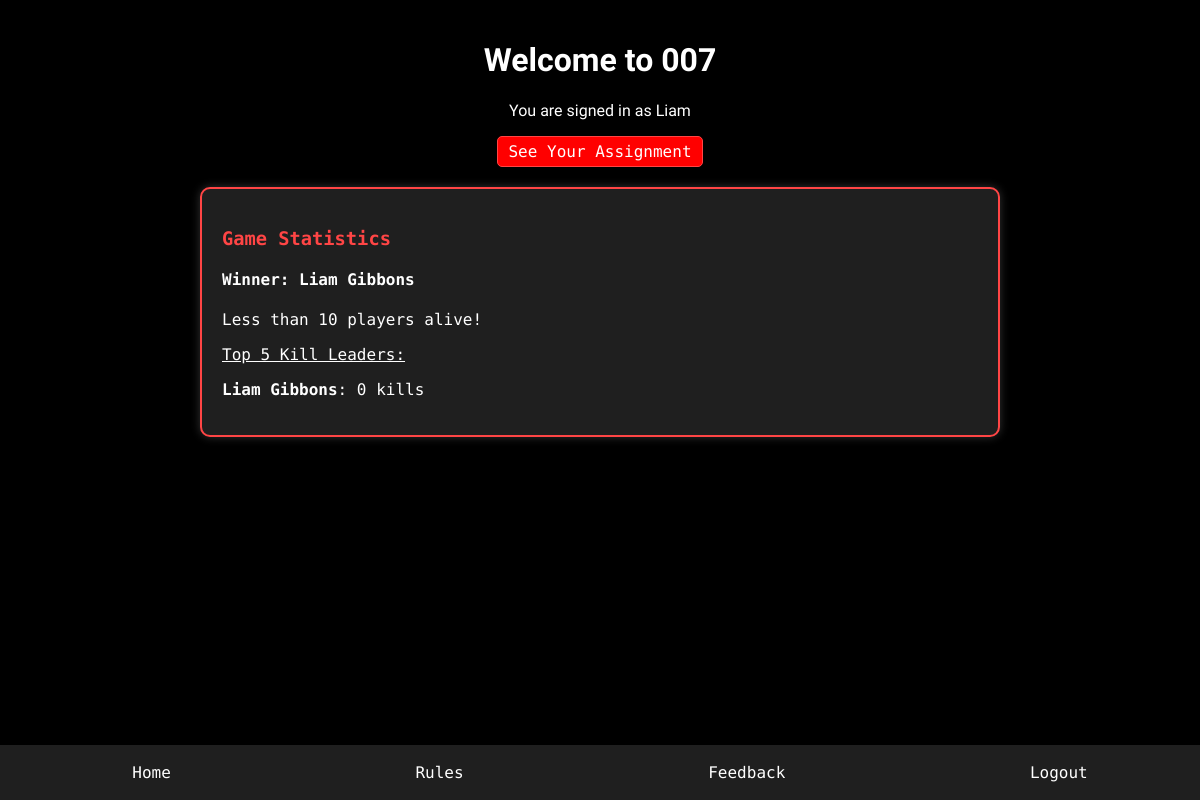
Before: / (signed in) with the older database file.
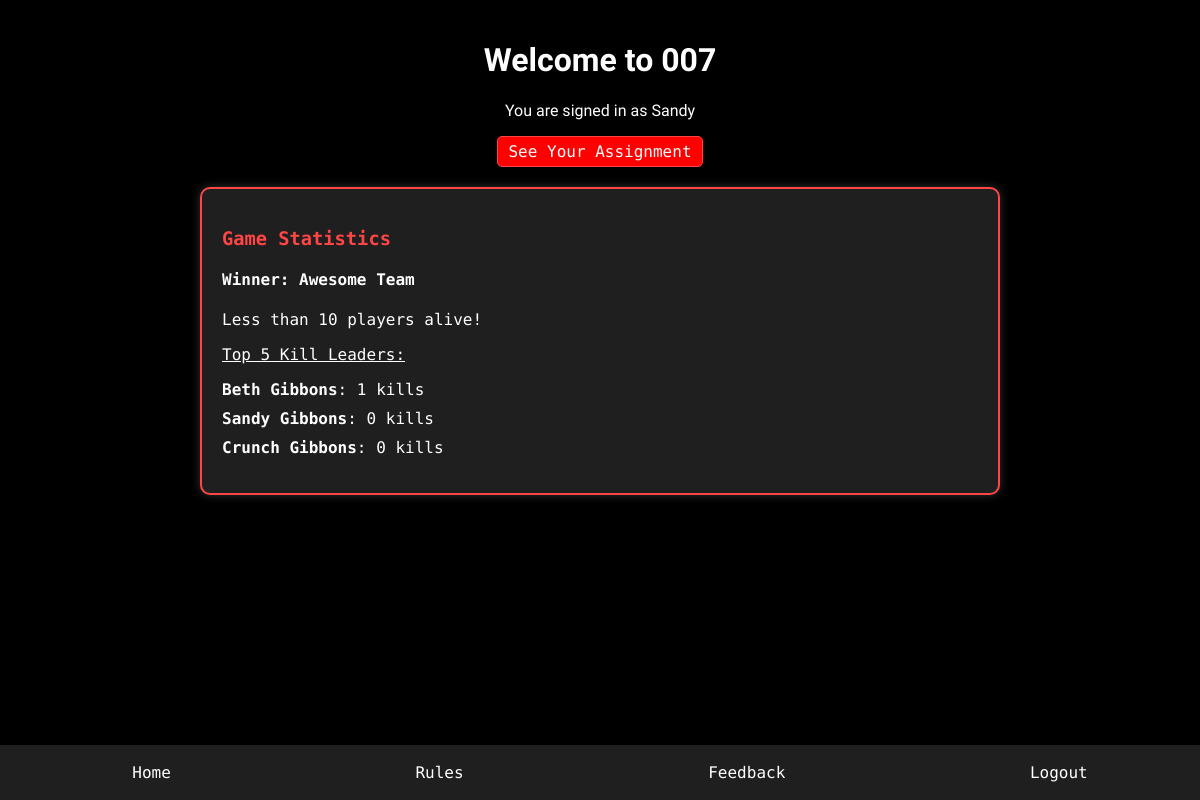
After: the same page with the newer database file.
### users/models.py (models this page shows, shortened)
class CustomUser(AbstractUser):
    @property
    def name(self):
        return f"{self.first_name} {self.last_name}"

class Player(models.Model):
    user = models.OneToOneField(CustomUser, on_delete=models.CASCADE)
    is_dead = models.BooleanField(default=False)
    target_name = models.CharField(max_length=255, blank=True, null=True)
    target_pk = models.IntegerField(null=True, blank=True)
    agent_name = models.CharField(max_length=255, blank=True, null=True)
    kills = models.IntegerField(default=0)
    is_playing = models.BooleanField(default=True)
    is_winner = models.BooleanField(default=False)
    in_waiting = models.BooleanField(default=False)
    have_eliminated_today = models.BooleanField(default=False)

class AgentGroup(models.Model):
    group_name = models.CharField(max_length = 255, blank=True, null=True)
    players = models.ManyToManyField(Player)
    is_out = models.BooleanField(default=False)
    target_group_name = models.CharField(max_length=255, blank=True, null=True)
    target_group_pk = models.IntegerField(null=True, blank=True)
    kills = models.IntegerField(default=0)
    is_playing = models.BooleanField(default=True)
    is_winner = models.BooleanField(default=False)

### users/views.py (the view, shortened to what this page needs)
# urls.py: 2. Add a URL to urlpatterns:  path('', views.home, name='home')
def home(request):
    param_value = request.GET.get('param')
    team_deleted = request.GET.get('team_deleted')
    print(team_deleted)
    winners = StatManager.get_winner()
    match winners[0]:
        case 0:
            winner = None
        case 1:
            winner = winners[1].user.name
        case 2:
            winner = winners[1].group_name
        case _:
            winner = None
    context = {'param': param_value, 'kill_leaders': StatManager().get_kill_rankings(),
               'players_alive': StatManager().get_alive_players_count(), 'winner': winner, 'ggame': GameManager.is_placing_groups()}
    return render(request, "users/home.html", context)

### users/game.py (called while the page is built)
    @staticmethod
    def is_placing_groups():
        if Game.objects.all() == None or len(Game.objects.all()) == 0:
            return False
        return Game.objects.all()[0].placing_groups == True

### users/stats.py (called while the page is built)
    @staticmethod
    def get_kill_rankings():
        return Player.objects.filter(is_playing=True).order_by('-kills')[:5]

    @staticmethod
    def get_alive_players_count():
        count = Player.objects.filter(is_dead=False, is_playing = True).count()
        if count < 10:
            return 10
        elif count < 20:
            return 20
        elif count < 30:
            return 30
        else:
            return count

    @staticmethod
    def get_winner():
        player_winner = Player.objects.filter(is_winner=True)
        group_winner = AgentGroup.objects.filter(is_winner=True)
        returning = []
        if player_winner.count() == 1:
            returning.append(1)
            returning.append(player_winner[0])
        elif group_winner.count() == 1:
            returning.append(2)
            returning.append(group_winner[0])
        else:
            returning.append(0)
            returning.append(None)
        return returning

### users/templates/users/home.html (shortened to what this page needs)
{% load static %}
<!DOCTYPE html>
<html lang="en">
<head>
    <link rel="stylesheet" href="{% static 'users/assassin.css' %}" />
    <link rel="stylesheet" href="{% static 'users/assassin.css' %}" />
    <link rel="stylesheet" href="{% static 'users/assassin.css' %}" />
</head>
<body>
    <div class="container">
        {% load socialaccount %}
        {% if user.is_authenticated %}
        <div class="user-info">
            <h1 class="heading">Welcome to 007</h1>
            <p class="heading">You are signed in as {{user.first_name}}</p>
            <div class="links">
                <a href="assignmentdirection" class="assignment-button">See Your Assignment</a>
            </div>
        </div>
        <div class="statistics">
            <h3>Game Statistics</h3>
            {% if winner is not None %}
            <h4><strong>Winner: </strong>{{ winner }}</h4>
            {% endif %}
            {% if players_alive == 10 %}
            <p>Less than 10 players alive!</p>
            {% elif players_alive == 20 %}
            <p>Less than 20 players alive!</p>
            {% elif players_alive == 30 %}
            <p>Less than 30 players alive!</p>
            {% else %}
            <p><u>Players Alive</u>: {{ players_alive }}</p>
            {% endif %}
            <p><u>Top 5 Kill Leaders:</u></p>
            <ul>
                {% for player in kill_leaders %}
                    <li><strong>{{ player.user.name }}</strong>: {{ player.kills }} kills</li>
                {% endfor %}
            </ul>
        </div>
        {% endif %}
    </div>
    <div class="navbar">
        <a href="{% url 'users:home' %}">Home</a>
        <a href="{% url 'users:rules' %}">Rules</a>
        <a href="{% url 'users:complaints' %}">Feedback</a>
        <a href="{% url 'users:logout' %}">Logout</a>
    </div>
</body>
</html>

Changed rows visible on the page:
changed CustomUser: first_name "Liam" → "Sandy"
added AgentGroup: group_name "Awesome Team"
added Player: user.name "Beth Gibbons", kills "1"
changed Player: user.name "Liam Gibbons" → "Sandy Gibbons"
added Player: user.name "Crunch Gibbons", kills "0"
Other visible differences:
{{ winner }}: "Liam Gibbons" → "Awesome Team"
